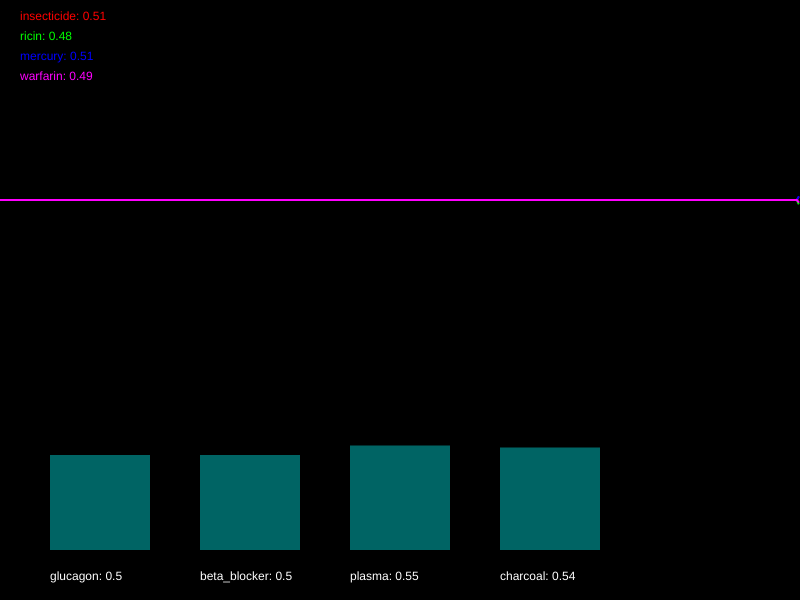
Frame 1 (no input)
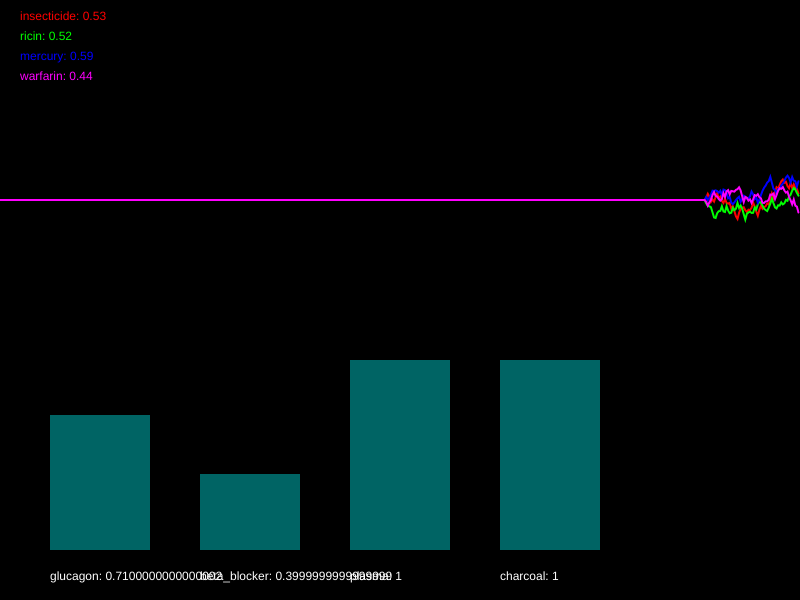
Frame 60 (no input)
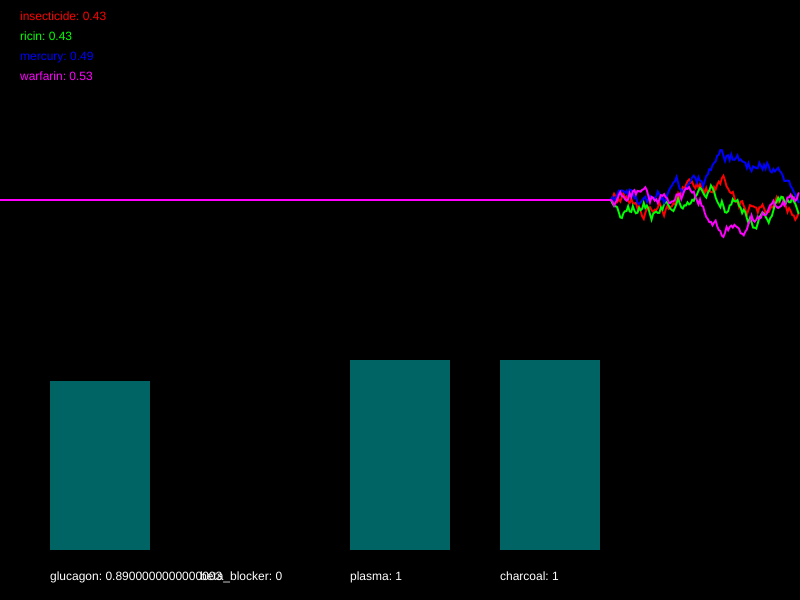
Frame 120 (the mouse pressed at the canvas centre since frame 60)

The p5.js sketch that drew these frames (run headless with seeded random() and noise() and a simulated clock; from frame 60 on, the mouse is pressed at the canvas centre):

// p5.js sketch
// ── sketch.js
/*

Officer: 2481930
CaseNum: 401-1-45630707-2481930

Case 401 - The Case of Norbert's Weiner Stand
Stage 2 - Toxic Burrito

Norbert is at it again. This time he’s set up a burrito stall and is lacing burritos
with his foul toxin. The chaos is spreading. People are dropping like flies and burrito
sales have fallen through the floor. To make matters worse it seems Norbert has cottoned
on to our methods and has upped the complexity of his poison. You’ll find the antidote
harder to develop this time. So kid, head down to the lab and get working.

You must develop the antidote by using conditional statements in the draw loop to
do the following.

	- When mercury dips below 0.44, decrement glucagon by 0.02
	- If insecticide goes above 0.57, increment glucagon by 0.03
	- When mercury goes above 0.6, decrease beta_blocker by 0.02
	- If insecticide dips below 0.37, try increasing beta_blocker by 0.04
	- If ricin dips below 0.31 or warfarin dips below 0.37, try decreasing plasma by 0.01
	- When mercury dips below 0.59, try increasing plasma by 0.05
	- If insecticide dips below 0.39, reduce charcoal by 0.05
	- When mercury dips below 0.73, raise charcoal by 0.04


Your conditional statements should:

consider the following poisons:

	- insecticide
	- ricin
	- mercury
	- warfarin


and modify the following antidotes:

	- glucagon
	- beta_blocker
	- plasma
	- charcoal


- There are many ways to complete this task but you should only use the
following commands:

	if(){}
	+=
	-=

*/

//Declare the poison variables
var insecticide;
var ricin;
var mercury;
var warfarin;


//Declare the antidote variables
var glucagon;
var beta_blocker;
var plasma;
var charcoal;


//This variable is used for drawing the graph
var graphs;


function setup()
{

	createCanvas(800,600);
	strokeWeight(2);

	//initialise the poisons and antidotes
	insecticide = 0.5;
	ricin = 0.5;
	mercury = 0.5;
	warfarin = 0.5;
	glucagon = 0.5;
	beta_blocker = 0.5;
	plasma = 0.5;
	charcoal = 0.5;


	//fills the graph with empty values
	graphs = [];

	for(var i = 0; i < 4; i++)
	{
		graphs.push([]);
		for(var j = 0; j < 512; j++)
		{
			graphs[i].push(0.5);
		}
	}

}

function draw()
{

	//Develop the antidote below
	//Write conditional statements to change the amount of each substance ...

	if (mercury < 0.44){
        glucagon -= 0.02;
    }
    
    if (insecticide > 0.57){
        glucagon += 0.03;
    }
	if (mercury > 0.6){
        beta_blocker -= 0.02;
    }
	if (insecticide < 0.37){
        beta_blocker += 0.04;
    }
	if ((ricin < 0.31) || (warfarin < 0.37)){
        plasma -= 0.01;
    }
	if (mercury < 0.59){
        plasma += 0.05;
    }
	if (insecticide < 0.39){
        charcoal -= 0.05;
    }
	if (mercury < 0.73){
        charcoal += 0.04;
    }


	//////////////////////////////////////////////////////

	//the code below generates new values using random numbers

	/*
		For testing, you might want to temporarily comment out
		these lines and set the same variables to constant values
		instead.
	*/

	insecticide = nextValue(graphs[0],insecticide);
	ricin = nextValue(graphs[1],ricin);
	mercury = nextValue(graphs[2],mercury);
	warfarin = nextValue(graphs[3],warfarin);


	glucagon = constrain(glucagon, 0, 1);
	beta_blocker = constrain(beta_blocker, 0, 1);
	plasma = constrain(plasma, 0, 1);
	charcoal = constrain(charcoal, 0, 1);


	///////// DO NOT CHANGE THE CODE BELOW ///////////

	//drawing code

	// set background
	background(0);
	noFill();

	//draw the graphs for the vitals
	var colors = [
	color(255, 0, 0),
	color(0, 255, 0),
	color(0, 0, 255),
	color(255, 0, 255),
	color(255, 255, 0),
	color(0, 255, 255)
	];

	for(var i = 0; i < graphs.length; i++)
	{
		stroke(colors[i]);
		drawGraph(graphs[i]);
	}

	//draw the poisons as text
	noStroke();
	fill(colors[0]);
	text('insecticide: ' + nf(insecticide,1,2), 20,20);
	fill(colors[1]);
	text('ricin: ' + nf(ricin,1,2), 20,40);
	fill(colors[2]);
	text('mercury: ' + nf(mercury,1,2), 20,60);
	fill(colors[3]);
	text('warfarin: ' + nf(warfarin,1,2), 20,80);


	//draw the antidotes bar chart
	drawBar(glucagon,50,'glucagon');
	drawBar(beta_blocker,200,'beta_blocker');
	drawBar(plasma,350,'plasma');
	drawBar(charcoal,500,'charcoal');


}

function nextValue(graph, val)
{
	//gets the next value for a vital and puts it in an array for drawing
	var delta = random(-0.03,0.03);

	val += delta;
	if(val > 1 || val < 0)
	{
		delta *= -1;
		val += delta * 2;
	}

	graph.push(val)
	graph.shift();
	return val;
}

function drawGraph(graph)
{
	//draws an array as a graph
	beginShape();
	for(var i = 0; i < graph.length; i++)
	{
			vertex(width * i/512, height * 0.5 - graph[i]* height/3)
	}
	endShape();
}


function drawBar(val, x, name)
{
	//draws the bars for bar chart
    noStroke();
    fill(0,100,100);
	var mh = height * 0.4 - 50;
	rect(x,(height - 50) - val*mh, 100, val*mh);
    fill(255);
	text(name + ": " + val, x, height - 20);
}
